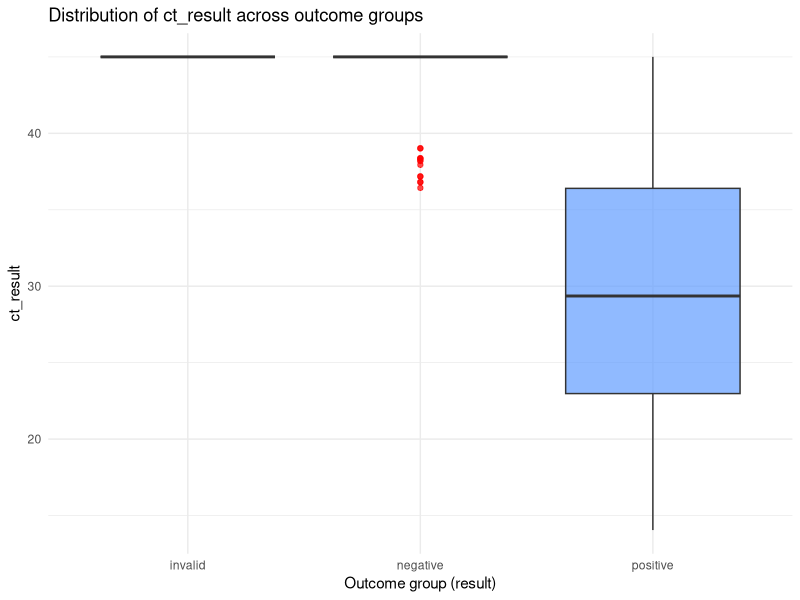
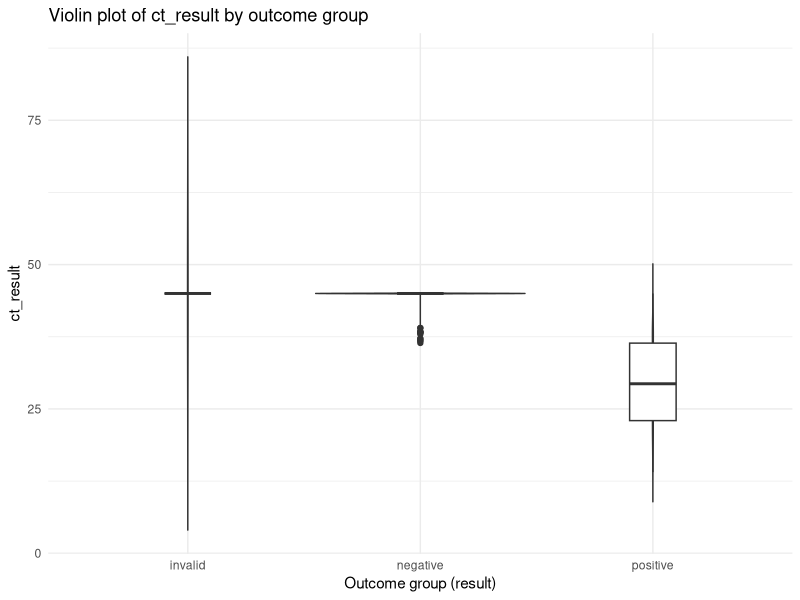
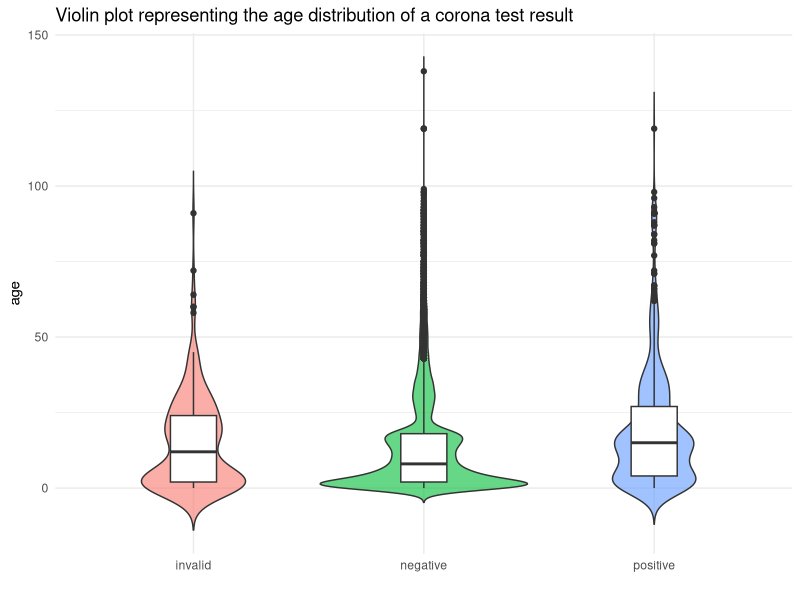

Recreate these plots in R, in order.
#Task-5 Group: Data_Freak
#Goal:
#Analyse the dataset and answer the following questions:

#Description of code parts----
##loading libraries----
install.packages("ggridges")
library(tidyverse)
library(here)
library(GGally)
library(ggridges)

##loading post-tidied data set----
data <- read_delim(here("data", "exam_data_tidier_2025-09-09.txt"), delim = " ")

###Pratik----
###Are there more positive tests in the drive-through?----
####Yes, there are more positive tests in the drive-through group both by count (479 versus 381) and proportion (3.1% versus 2.5%)
data %>%
  with(table(result, drive_thru_ind))
data %>%
  with(prop.table(table(result, drive_thru_ind)))

###Fatemeh----
###Is there a difference in the distributions of ct_results between different outcome groups (result)?----
####Boxplot – compare median and spread across groups
####Yes, ct_result values are lower in positive cases and higher in negative ones, with no data for the invalid group.
####The boxplot shows clear differences in ct_result by outcome group: positives have lower, more variable Ct values, while negatives and invalids cluster at higher, consistent levels, reflecting the expected inverse link between target amount and Ct.
ggplot(data, aes(x = result, y = ct_result, fill = result)) +
  geom_boxplot(alpha = 0.7, outlier.color = "red") +
  labs(title = "Distribution of ct_result across outcome groups",
       x = "Outcome group (result)",
       y = "ct_result") +
  theme_minimal() +
  theme(legend.position = "none")

####Violin plot – show full distribution shape
ggplot(data, aes(x = result, y = ct_result, fill = result)) +
  geom_violin(trim = FALSE, alpha = 0.6) +
  geom_boxplot(width = 0.2, fill = "white") +
  labs(title = "Violin plot of ct_result by outcome group",
       x = "Outcome group (result)",
       y = "ct_result") +
  theme_minimal() +
  theme(legend.position = "none")

###Sebastian----
###Is the age of the individual associated with whether the test result is negative or positive?----
####Yes, in general: the younger the person, the more likely it is for the result to be negative.
####50 % of individuals age 10 or younger have negative results. Second most distribution (ca. 25 %) age 10 - ~23. Median at age 10.
####50 % of individuals age 20 or younger have positive results. Second most distribution (ca. 25 %) age 20 - ~27. Median at age 20.
####Individuals with negative results are approx. 10 years younger than individuals with positive result.
ggplot(data, aes(x = result, y = age, fill = result)) +
  geom_violin(trim = FALSE, alpha = 0.6) +
  geom_boxplot(width = 0.2, fill = "white") +
  labs(title = "Violin plot representing the age distribution of a corona test result",
       x = "",
       y = "age") +
  theme_minimal() +
  theme(legend.position = "none")
